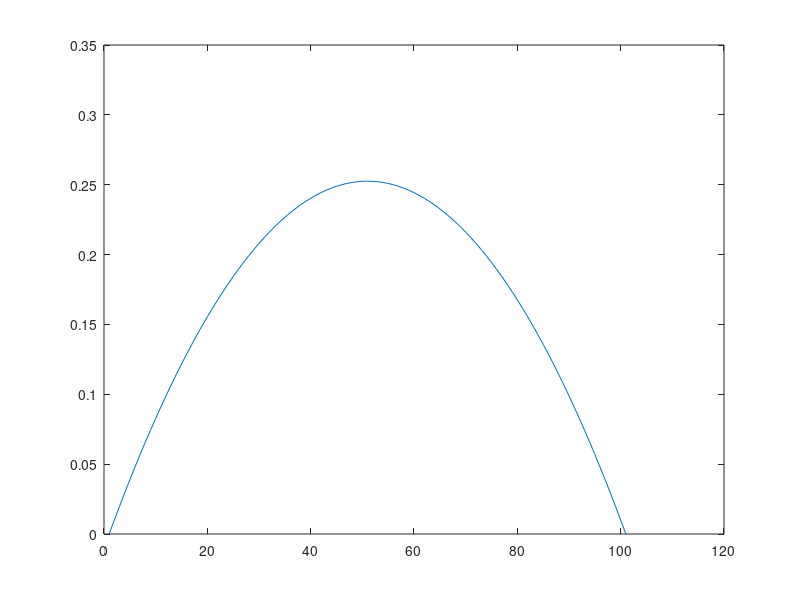

Recreate this plot in MATLAB.
%The change in covariance as a sequence changes from 1 to -1
clear all;
close all;
N_pos=100;
Initial_Sequence = randi(1,1,N_pos);
Secondary_Sequence = Initial_Sequence;
Comparison_Matrix =[Initial_Sequence; Secondary_Sequence]';
C = cov(Comparison_Matrix);
C2(1) = C(2,2);
for i=1:N_pos
    Secondary_Sequence(i) = 0;
    Comparison_Matrix =[Secondary_Sequence; Secondary_Sequence]';
    C = cov(Comparison_Matrix)
    C2(i+1) = C(1,2);
end;
figure(1);
plot((1:N_pos+1),C2(:));
    